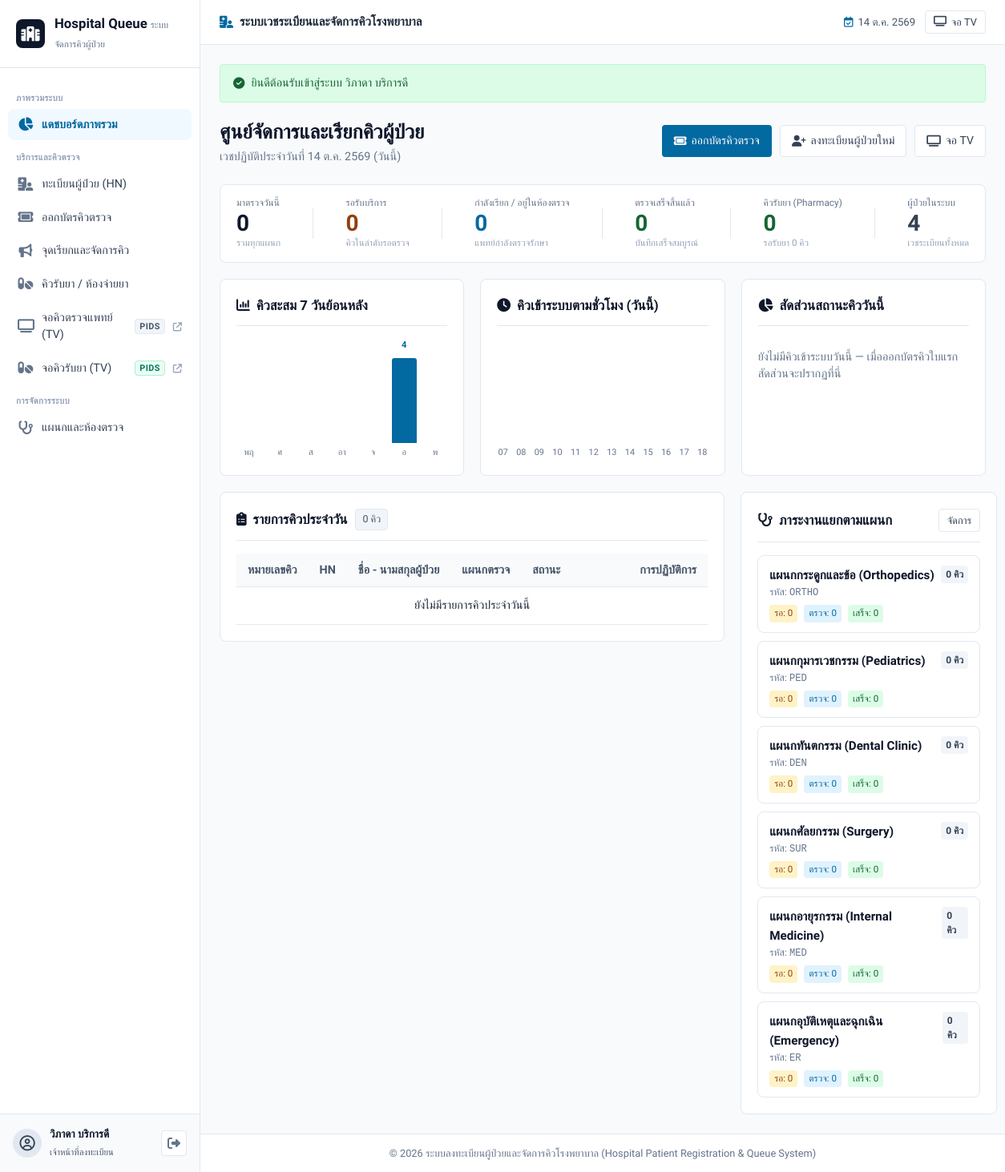
The app's page /index.php (signed in) with its own data.
### tables this page shows
CREATE TABLE `departments` (
  `id` INT AUTO_INCREMENT PRIMARY KEY,
  `department_code` VARCHAR(20) NOT NULL UNIQUE COMMENT 'รหัสแผนก เช่น MED, SUR, PED',
  `department_name` VARCHAR(150) NOT NULL COMMENT 'ชื่อแผนก/คลินิก',
  `description` TEXT NULL,
  `is_active` TINYINT(1) DEFAULT 1,
  `created_at` TIMESTAMP DEFAULT CURRENT_TIMESTAMP
);

### includes/functions.php (called while the page is built, shortened)
<?php
function thai_datetime($datetime, $show_time = true) {
    $timestamp = strtotime($datetime);
    $thai_months = [
        1 => 'ม.ค.', 2 => 'ก.พ.', 3 => 'มี.ค.', 4 => 'เม.ย.',
        5 => 'พ.ค.', 6 => 'มิ.ย.', 7 => 'ก.ค.', 8 => 'ส.ค.',
        9 => 'ก.ย.', 10 => 'ต.ค.', 11 => 'พ.ย.', 12 => 'ธ.ค.'
    ];
    $day = date('j', $timestamp);
    $month = $thai_months[(int)date('n', $timestamp)];
    $year = (int)date('Y', $timestamp) + 543;
    return "{$day} {$month} {$year}";
}

### index.php (the view, shortened to what this page needs)
<?php
require_once __DIR__ . '/config/database.php';
require_once __DIR__ . '/includes/functions.php';
$today = date('Y-m-d');
$filter_dept = isset($_GET['dept_id']) ? (int)$_GET['dept_id'] : 0;
$total_patients = $pdo->query("SELECT COUNT(*) FROM patients")->fetchColumn();
$stmt_today_visits = $pdo->prepare("SELECT COUNT(*) FROM visits WHERE DATE(visit_date) = ?");
$stmt_today_visits->execute([$today]);
$today_visits = (int)$stmt_today_visits->fetchColumn();
$stmt_waiting = $pdo->prepare("SELECT COUNT(*) FROM queues WHERE status = 'waiting' AND DATE(created_at) = ?");
$stmt_waiting->execute([$today]);
$today_waiting = (int)$stmt_waiting->fetchColumn();
$stmt_serving = $pdo->prepare("SELECT COUNT(*) FROM queues WHERE status IN ('called', 'serving') AND DATE(created_at) = ?");
$stmt_serving->execute([$today]);
$today_serving = (int)$stmt_serving->fetchColumn();
$stmt_completed = $pdo->prepare("SELECT COUNT(*) FROM queues WHERE status = 'completed' AND DATE(created_at) = ?");
$stmt_completed->execute([$today]);
$today_completed = (int)$stmt_completed->fetchColumn();
$today_rx_count = (int)$pdo->query("SELECT COUNT(*) FROM pharmacy_queues WHERE DATE(created_at) = CURDATE()")->fetchColumn();
$today_rx_waiting = (int)$pdo->query("SELECT COUNT(*) FROM pharmacy_queues WHERE DATE(created_at) = CURDATE() AND status IN ('waiting', 'preparing')")->fetchColumn();
$dept_stats_stmt = $pdo->prepare("
    SELECT
        d.id, d.department_code, d.department_name,
        COUNT(q.id) as total_queues,
        SUM(CASE WHEN q.status = 'waiting' THEN 1 ELSE 0 END) as waiting_count,
        SUM(CASE WHEN q.status IN ('called', 'serving') THEN 1 ELSE 0 END) as serving_count,
        SUM(CASE WHEN q.status = 'completed' THEN 1 ELSE 0 END) as completed_count
    FROM departments d
    LEFT JOIN queues q ON d.id = q.department_id AND DATE(q.created_at) = ?
    WHERE d.is_active = 1
    GROUP BY d.id
    ORDER BY total_queues DESC, d.department_name ASC
");
$dept_stats_stmt->execute([$today]);
$department_stats = $dept_stats_stmt->fetchAll();
$counts_by_date = [];
foreach ($pdo->query("
    SELECT DATE(created_at) AS stat_date, COUNT(*) AS total
    FROM queues
    WHERE created_at >= DATE_SUB(CURDATE(), INTERVAL 6 DAY)
    GROUP BY DATE(created_at)
")->fetchAll() as $row) {
    $counts_by_date[$row['stat_date']] = (int)$row['total'];
}
$daily_series = [];
for ($i = 6; $i >= 0; $i--) {
    $ds = date('Y-m-d', strtotime("-{$i} days"));
    $daily_series[$ds] = $counts_by_date[$ds] ?? 0;
}
$daily_max = max(max($daily_series), 1);
$thai_days = ['อา', 'จ', 'อ', 'พ', 'พฤ', 'ศ', 'ส'];
$hourly = array_fill(7, 12, 0);
$status_today = [];
$queues_today_total = array_sum($status_today);
$query_queues = "
    SELECT
        q.id as queue_id,
        q.queue_number,
        q.queue_sequence,
        q.status,
        q.called_at,
        q.created_at as queue_time,
        p.id as patient_id,
        p.hn,
        p.first_name,
        p.last_name,
        d.id as department_id,
        d.department_name,
        d.department_code,
        r.room_number,
        r.room_name,
        pq.id as rx_id,
        pq.pharmacy_queue_number
    FROM queues q
    JOIN visits v ON q.visit_id = v.id
    JOIN patients p ON v.patient_id = p.id
    JOIN departments d ON q.department_id = d.id
    LEFT JOIN rooms r ON q.room_id = r.id
    LEFT JOIN pharmacy_queues pq ON pq.visit_id = v.id
    WHERE DATE(q.created_at) = ?
";
$params_queues = [$today];
$query_queues .= " ORDER BY FIELD(q.status, 'called', 'serving', 'waiting', 'completed', 'cancelled'), q.queue_sequence ASC";
$stmt_queues = $pdo->prepare($query_queues);
$stmt_queues->execute($params_queues);
$active_queues = $stmt_queues->fetchAll();
require_once __DIR__ . '/includes/header.php';
?>
<div class="page-header">
    <div>
        <h1 class="page-title">ศูนย์จัดการและเรียกคิวผู้ป่วย</h1>
        <p class="page-subtitle">เวชปฏิบัติประจำวันที่ <?= thai_datetime(date('Y-m-d H:i:s'), false) ?> (วันนี้)</p>
    </div>
    <div style="display: flex; gap: 10px; align-items: center; flex-wrap: wrap;">
        <a href="visits.php" class="btn btn-primary">
            <i class="fa-solid fa-ticket"></i> ออกบัตรคิวตรวจ
        </a>
        <a href="patient_add.php" class="btn btn-outline">
            <i class="fa-solid fa-user-plus"></i> ลงทะเบียนผู้ป่วยใหม่
        </a>
        <a href="queue_display.php" target="_blank" class="btn btn-outline">
            <i class="fa-solid fa-tv"></i> จอ TV
        </a>
    </div>
</div>
<div class="triage-strip">
    <div class="triage-cell">
        <span class="triage-label">มาตรวจวันนี้</span>
        <span class="triage-value"><?= number_format($today_visits) ?></span>
        <span class="triage-sub">รวมทุกแผนก</span>
    </div>
    <div class="triage-cell">
        <span class="triage-label">รอรับบริการ</span>
        <span class="triage-value text-amber"><?= number_format($today_waiting) ?></span>
        <span class="triage-sub">คิวในลำดับรอตรวจ</span>
    </div>
    <div class="triage-cell">
        <span class="triage-label">กำลังเรียก / อยู่ในห้องตรวจ</span>
        <span class="triage-value text-cyan"><?= number_format($today_serving) ?></span>
        <span class="triage-sub">แพทย์กำลังตรวจรักษา</span>
    </div>
    <div class="triage-cell">
        <span class="triage-label">ตรวจเสร็จสิ้นแล้ว</span>
        <span class="triage-value text-emerald"><?= number_format($today_completed) ?></span>
        <span class="triage-sub">บันทึกเสร็จสมบูรณ์</span>
    </div>
    <div class="triage-cell">
        <span class="triage-label">คิวรับยา (Pharmacy)</span>
        <span class="triage-value text-emerald"><?= number_format($today_rx_count) ?></span>
        <span class="triage-sub">รอรับยา <?= number_format($today_rx_waiting) ?> คิว</span>
    </div>
    <div class="triage-cell">
        <span class="triage-label">ผู้ป่วยในระบบ</span>
        <span class="triage-value text-slate"><?= number_format($total_patients) ?></span>
        <span class="triage-sub">เวชระเบียนทั้งหมด</span>
    </div>
</div>
<div class="stats-grid">
    <div class="card" style="margin-bottom: 0;">
        <div class="card-header">
            <h2 class="card-title"><i class="fa-solid fa-chart-column"></i> คิวสะสม 7 วันย้อนหลัง</h2>
        </div>
        <div class="bar-chart">
            <?php foreach ($daily_series as $ds => $count): ?>
                <?php
                $is_peak_day = $count > 0 && $count === $daily_max;
                $bar_px = $count > 0 ? max(4, (int)round($count / $daily_max * 106)) : 0;
                ?>
                <div class="bar-col" title="<?= thai_datetime($ds, false) ?>: <?= $count ?> คิว">
                    <span class="bar-value <?= $is_peak_day ? 'is-peak' : '' ?>"><?= $count > 0 ? $count : '' ?></span>
                    <div class="bar-track">
                        <?php if ($bar_px > 0): ?>
                            <div class="bar <?= $is_peak_day ? 'is-peak' : '' ?>" style="height: <?= $bar_px ?>px;" aria-hidden="true"></div>
                        <?php endif; ?>
                    </div>
                    <span class="bar-label"><?= $thai_days[(int)date('w', strtotime($ds))] ?></span>
                </div>
            <?php endforeach; ?>
        </div>
    </div>
    <div class="card" style="margin-bottom: 0;">
        <div class="card-header">
            <h2 class="card-title"><i class="fa-solid fa-clock"></i> คิวเข้าระบบตามชั่วโมง (วันนี้)</h2>
        </div>
        <div class="bar-chart">
            <?php foreach ($hourly as $h => $total): ?>
                <div class="bar-col" title="<?= str_pad($h, 2, '0', STR_PAD_LEFT) ?>:00 น.: <?= $total ?> คิว">
                    <div class="bar-track">
                    </div>
                    <span class="bar-label"><?= str_pad($h, 2, '0', STR_PAD_LEFT) ?></span>
                </div>
            <?php endforeach; ?>
        </div>
    </div>
    <div class="card" style="margin-bottom: 0;">
        <div class="card-header">
            <h2 class="card-title"><i class="fa-solid fa-chart-pie"></i> สัดส่วนสถานะคิววันนี้</h2>
        </div>
        <?php if ($queues_today_total === 0): ?>
            <p style="color: var(--text-muted); font-size: 0.9rem; padding: 12px 0;">
                ยังไม่มีคิวเข้าระบบวันนี้ — เมื่อออกบัตรคิวใบแรก สัดส่วนจะปรากฏที่นี่
            </p>
        <?php endif; ?>
    </div>
</div>
<div class="workstation-grid">
    <div class="card" style="margin-bottom: 0;">
        <div class="card-header">
            <div class="card-header-title">
                <h2 class="card-title"><i class="fa-solid fa-clipboard-list"></i> รายการคิวประจำวัน</h2>
                <span class="badge badge-secondary"><?= count($active_queues) ?> คิว</span>
            </div>
        </div>
        <div class="table-responsive">
            <table class="table">
                <thead>
                    <tr>
                        <th style="width: 110px;">หมายเลขคิว</th>
                        <th style="width: 100px;">HN</th>
                        <th>ชื่อ - นามสกุลผู้ป่วย</th>
                        <th>แผนกตรวจ</th>
                        <th style="width: 110px;">สถานะ</th>
                        <th style="text-align: right; min-width: 170px;">การปฏิบัติการ</th>
                    </tr>
                </thead>
                <tbody>
                    <?php if (empty($active_queues)): ?>
                        <tr>
                            <td colspan="6" class="table-empty">
                                ยังไม่มีรายการคิว<?= $filter_dept ? 'ในแผนกนี้' : '' ?>ประจำวันนี้
                            </td>
                        </tr>
                    <?php endif; ?>
                </tbody>
            </table>
        </div>
    </div>
    <div class="card" style="margin-bottom: 0;">
        <div class="card-header">
            <h2 class="card-title"><i class="fa-solid fa-stethoscope"></i> ภาระงานแยกตามแผนก</h2>
            <a href="departments.php" class="btn btn-outline btn-sm">จัดการ</a>
        </div>
        <div style="display: flex; flex-direction: column; gap: 10px;">
            <?php foreach ($department_stats as $dept): ?>
                <?php
                $is_selected = ($filter_dept === (int)$dept['id']);
                ?>
                <a href="index.php?dept_id=<?= $dept['id'] ?>" class="dept-status-card <?= $is_selected ? 'selected' : '' ?>">
                    <div class="dept-status-head">
                        <div>
                            <strong class="dept-status-name">
                                <?= htmlspecialchars($dept['department_name']) ?>
                            </strong>
                            <div class="dept-status-code">
                                รหัส: <code><?= htmlspecialchars($dept['department_code']) ?></code>
                            </div>
                        </div>
                        <span class="dept-total-pill"><?= (int)$dept['total_queues'] ?> คิว</span>
                    </div>
                    <div class="dept-status-badges">
                        <span class="dept-mini-badge amber">รอ: <?= (int)$dept['waiting_count'] ?></span>
                        <span class="dept-mini-badge cyan">ตรวจ: <?= (int)$dept['serving_count'] ?></span>
                        <span class="dept-mini-badge green">เสร็จ: <?= (int)$dept['completed_count'] ?></span>
                    </div>
                </a>
            <?php endforeach; ?>
        </div>
    </div>
</div>
<?php require_once __DIR__ . '/includes/footer.php'; ?>

### records on screen
departments: id "4", ds "อ", department_name "แผนกกระดูกและข้อ (Orthopedics)", department_code "ORTHO", total_queues "0", waiting_count "0", serving_count "0", completed_count "0"
departments: department_name "แผนกกุมารเวชกรรม (Pediatrics)", department_code "PED", total_queues "0", waiting_count "0", serving_count "0", completed_count "0"
departments: department_name "แผนกทันตกรรม (Dental Clinic)", department_code "DEN", total_queues "0", waiting_count "0", serving_count "0", completed_count "0"
departments: department_name "แผนกศัลยกรรม (Surgery)", department_code "SUR", total_queues "0", waiting_count "0", serving_count "0", completed_count "0"
departments: department_name "แผนกอายุรกรรม (Internal Medicine)", department_code "MED", total_queues "0", waiting_count "0", serving_count "0", completed_count "0"
departments: department_name "แผนกอุบัติเหตุและฉุกเฉิน (Emergency)", department_code "ER", total_queues "0", waiting_count "0", serving_count "0", completed_count "0"

### other values on screen
$user['name'] ?: $user['username'] "วิภาดา บริการดี"
$user['role'] "เจ้าหน้าที่ลงทะเบียน"
$flash['message'] "ยินดีต้อนรับเข้าสู่ระบบ วิภาดา บริการดี"
$today_visits "0"
$today_waiting "0"
$today_serving "0"
$today_completed "0"
$today_rx_count "0"
$today_rx_waiting "0"
$total_patients "4"
$thai_days[(int)date('w', strtotime($ds))] "พฤ"
$thai_days[(int)date('w', strtotime($ds))] "ศ"
$thai_days[(int)date('w', strtotime($ds))] "ส"
$thai_days[(int)date('w', strtotime($ds))] "อา"
$thai_days[(int)date('w', strtotime($ds))] "จ"
